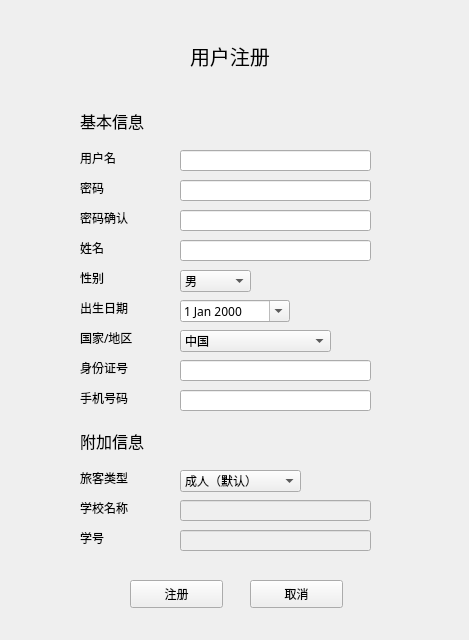
<?xml version="1.0" encoding="UTF-8"?>
<ui version="4.0">
 <class>Register</class>
 <widget class="QWidget" name="Register">
  <property name="geometry">
   <rect>
    <x>0</x>
    <y>0</y>
    <width>469</width>
    <height>640</height>
   </rect>
  </property>
  <property name="windowTitle">
   <string>12306++铁路票务系统</string>
  </property>
  <widget class="QLabel" name="label">
   <property name="geometry">
    <rect>
     <x>80</x>
     <y>150</y>
     <width>72</width>
     <height>15</height>
    </rect>
   </property>
   <property name="font">
    <font>
     <family>微软雅黑</family>
    </font>
   </property>
   <property name="text">
    <string>用户名</string>
   </property>
  </widget>
  <widget class="QLineEdit" name="lUsername">
   <property name="geometry">
    <rect>
     <x>180</x>
     <y>150</y>
     <width>191</width>
     <height>21</height>
    </rect>
   </property>
   <property name="font">
    <font>
     <family>微软雅黑</family>
    </font>
   </property>
  </widget>
  <widget class="QLabel" name="label_2">
   <property name="geometry">
    <rect>
     <x>80</x>
     <y>180</y>
     <width>72</width>
     <height>15</height>
    </rect>
   </property>
   <property name="font">
    <font>
     <family>微软雅黑</family>
    </font>
   </property>
   <property name="text">
    <string>密码</string>
   </property>
  </widget>
  <widget class="QLineEdit" name="lPassword">
   <property name="geometry">
    <rect>
     <x>180</x>
     <y>180</y>
     <width>191</width>
     <height>21</height>
    </rect>
   </property>
   <property name="font">
    <font>
     <family>微软雅黑</family>
    </font>
   </property>
   <property name="echoMode">
    <enum>QLineEdit::Password</enum>
   </property>
  </widget>
  <widget class="QLabel" name="label_3">
   <property name="geometry">
    <rect>
     <x>80</x>
     <y>210</y>
     <width>72</width>
     <height>15</height>
    </rect>
   </property>
   <property name="font">
    <font>
     <family>微软雅黑</family>
    </font>
   </property>
   <property name="text">
    <string>密码确认</string>
   </property>
  </widget>
  <widget class="QLineEdit" name="lPassword2">
   <property name="geometry">
    <rect>
     <x>180</x>
     <y>210</y>
     <width>191</width>
     <height>21</height>
    </rect>
   </property>
   <property name="font">
    <font>
     <family>微软雅黑</family>
    </font>
   </property>
   <property name="echoMode">
    <enum>QLineEdit::Password</enum>
   </property>
  </widget>
  <widget class="QLabel" name="label_4">
   <property name="geometry">
    <rect>
     <x>80</x>
     <y>240</y>
     <width>72</width>
     <height>15</height>
    </rect>
   </property>
   <property name="font">
    <font>
     <family>微软雅黑</family>
    </font>
   </property>
   <property name="text">
    <string>姓名</string>
   </property>
  </widget>
  <widget class="QLineEdit" name="lName">
   <property name="geometry">
    <rect>
     <x>180</x>
     <y>240</y>
     <width>191</width>
     <height>21</height>
    </rect>
   </property>
   <property name="font">
    <font>
     <family>微软雅黑</family>
    </font>
   </property>
  </widget>
  <widget class="QLabel" name="label_5">
   <property name="geometry">
    <rect>
     <x>80</x>
     <y>270</y>
     <width>72</width>
     <height>15</height>
    </rect>
   </property>
   <property name="font">
    <font>
     <family>微软雅黑</family>
    </font>
   </property>
   <property name="text">
    <string>性别</string>
   </property>
  </widget>
  <widget class="QComboBox" name="cGender">
   <property name="geometry">
    <rect>
     <x>180</x>
     <y>270</y>
     <width>71</width>
     <height>22</height>
    </rect>
   </property>
   <property name="font">
    <font>
     <family>微软雅黑</family>
    </font>
   </property>
   <item>
    <property name="text">
     <string>男</string>
    </property>
   </item>
   <item>
    <property name="text">
     <string>女</string>
    </property>
   </item>
  </widget>
  <widget class="QLabel" name="label_6">
   <property name="geometry">
    <rect>
     <x>80</x>
     <y>300</y>
     <width>72</width>
     <height>15</height>
    </rect>
   </property>
   <property name="font">
    <font>
     <family>微软雅黑</family>
    </font>
   </property>
   <property name="text">
    <string>出生日期</string>
   </property>
  </widget>
  <widget class="QDateEdit" name="dBirthday">
   <property name="geometry">
    <rect>
     <x>180</x>
     <y>300</y>
     <width>110</width>
     <height>22</height>
    </rect>
   </property>
   <property name="font">
    <font>
     <family>微软雅黑</family>
    </font>
   </property>
   <property name="calendarPopup">
    <bool>true</bool>
   </property>
  </widget>
  <widget class="QLabel" name="label_7">
   <property name="geometry">
    <rect>
     <x>80</x>
     <y>330</y>
     <width>72</width>
     <height>15</height>
    </rect>
   </property>
   <property name="font">
    <font>
     <family>微软雅黑</family>
    </font>
   </property>
   <property name="text">
    <string>国家/地区</string>
   </property>
  </widget>
  <widget class="QComboBox" name="cCountry">
   <property name="geometry">
    <rect>
     <x>180</x>
     <y>330</y>
     <width>151</width>
     <height>22</height>
    </rect>
   </property>
   <property name="font">
    <font>
     <family>微软雅黑</family>
    </font>
   </property>
   <item>
    <property name="text">
     <string>中国</string>
    </property>
   </item>
   <item>
    <property name="text">
     <string>其他国家</string>
    </property>
   </item>
  </widget>
  <widget class="QLabel" name="label_8">
   <property name="geometry">
    <rect>
     <x>80</x>
     <y>360</y>
     <width>72</width>
     <height>15</height>
    </rect>
   </property>
   <property name="font">
    <font>
     <family>微软雅黑</family>
    </font>
   </property>
   <property name="text">
    <string>身份证号</string>
   </property>
  </widget>
  <widget class="QLineEdit" name="lID">
   <property name="geometry">
    <rect>
     <x>180</x>
     <y>360</y>
     <width>191</width>
     <height>21</height>
    </rect>
   </property>
   <property name="font">
    <font>
     <family>微软雅黑</family>
    </font>
   </property>
  </widget>
  <widget class="QLabel" name="label_9">
   <property name="geometry">
    <rect>
     <x>80</x>
     <y>390</y>
     <width>72</width>
     <height>15</height>
    </rect>
   </property>
   <property name="font">
    <font>
     <family>微软雅黑</family>
    </font>
   </property>
   <property name="text">
    <string>手机号码</string>
   </property>
  </widget>
  <widget class="QLineEdit" name="lPhone">
   <property name="geometry">
    <rect>
     <x>180</x>
     <y>390</y>
     <width>191</width>
     <height>21</height>
    </rect>
   </property>
   <property name="font">
    <font>
     <family>微软雅黑</family>
    </font>
   </property>
  </widget>
  <widget class="QLabel" name="label_10">
   <property name="geometry">
    <rect>
     <x>80</x>
     <y>110</y>
     <width>91</width>
     <height>21</height>
    </rect>
   </property>
   <property name="font">
    <font>
     <family>微软雅黑</family>
     <pointsize>12</pointsize>
    </font>
   </property>
   <property name="text">
    <string>基本信息</string>
   </property>
  </widget>
  <widget class="QLabel" name="label_11">
   <property name="geometry">
    <rect>
     <x>80</x>
     <y>430</y>
     <width>91</width>
     <height>21</height>
    </rect>
   </property>
   <property name="font">
    <font>
     <family>微软雅黑</family>
     <pointsize>12</pointsize>
    </font>
   </property>
   <property name="text">
    <string>附加信息</string>
   </property>
  </widget>
  <widget class="QLabel" name="label_12">
   <property name="geometry">
    <rect>
     <x>80</x>
     <y>470</y>
     <width>72</width>
     <height>15</height>
    </rect>
   </property>
   <property name="font">
    <font>
     <family>微软雅黑</family>
    </font>
   </property>
   <property name="text">
    <string>旅客类型</string>
   </property>
  </widget>
  <widget class="QComboBox" name="cTType">
   <property name="geometry">
    <rect>
     <x>180</x>
     <y>470</y>
     <width>121</width>
     <height>22</height>
    </rect>
   </property>
   <property name="font">
    <font>
     <family>微软雅黑</family>
    </font>
   </property>
   <item>
    <property name="text">
     <string>成人（默认）</string>
    </property>
   </item>
   <item>
    <property name="text">
     <string>学生</string>
    </property>
   </item>
  </widget>
  <widget class="QLabel" name="label_13">
   <property name="geometry">
    <rect>
     <x>80</x>
     <y>500</y>
     <width>72</width>
     <height>15</height>
    </rect>
   </property>
   <property name="font">
    <font>
     <family>微软雅黑</family>
    </font>
   </property>
   <property name="text">
    <string>学校名称</string>
   </property>
  </widget>
  <widget class="QLineEdit" name="lSchoolName">
   <property name="enabled">
    <bool>false</bool>
   </property>
   <property name="geometry">
    <rect>
     <x>180</x>
     <y>500</y>
     <width>191</width>
     <height>21</height>
    </rect>
   </property>
   <property name="font">
    <font>
     <family>微软雅黑</family>
    </font>
   </property>
  </widget>
  <widget class="QLineEdit" name="lSchoolID">
   <property name="enabled">
    <bool>false</bool>
   </property>
   <property name="geometry">
    <rect>
     <x>180</x>
     <y>530</y>
     <width>191</width>
     <height>21</height>
    </rect>
   </property>
   <property name="font">
    <font>
     <family>微软雅黑</family>
    </font>
   </property>
  </widget>
  <widget class="QLabel" name="label_14">
   <property name="geometry">
    <rect>
     <x>80</x>
     <y>530</y>
     <width>72</width>
     <height>15</height>
    </rect>
   </property>
   <property name="font">
    <font>
     <family>微软雅黑</family>
    </font>
   </property>
   <property name="text">
    <string>学号</string>
   </property>
  </widget>
  <widget class="QLabel" name="label_15">
   <property name="geometry">
    <rect>
     <x>190</x>
     <y>40</y>
     <width>101</width>
     <height>31</height>
    </rect>
   </property>
   <property name="font">
    <font>
     <family>微软雅黑</family>
     <pointsize>15</pointsize>
    </font>
   </property>
   <property name="text">
    <string>用户注册</string>
   </property>
  </widget>
  <widget class="QPushButton" name="bRegister">
   <property name="geometry">
    <rect>
     <x>130</x>
     <y>580</y>
     <width>93</width>
     <height>28</height>
    </rect>
   </property>
   <property name="font">
    <font>
     <family>微软雅黑</family>
    </font>
   </property>
   <property name="text">
    <string>注册</string>
   </property>
  </widget>
  <widget class="QPushButton" name="bCancel">
   <property name="geometry">
    <rect>
     <x>250</x>
     <y>580</y>
     <width>93</width>
     <height>28</height>
    </rect>
   </property>
   <property name="font">
    <font>
     <family>微软雅黑</family>
    </font>
   </property>
   <property name="text">
    <string>取消</string>
   </property>
  </widget>
 </widget>
 <resources/>
 <connections/>
</ui>
